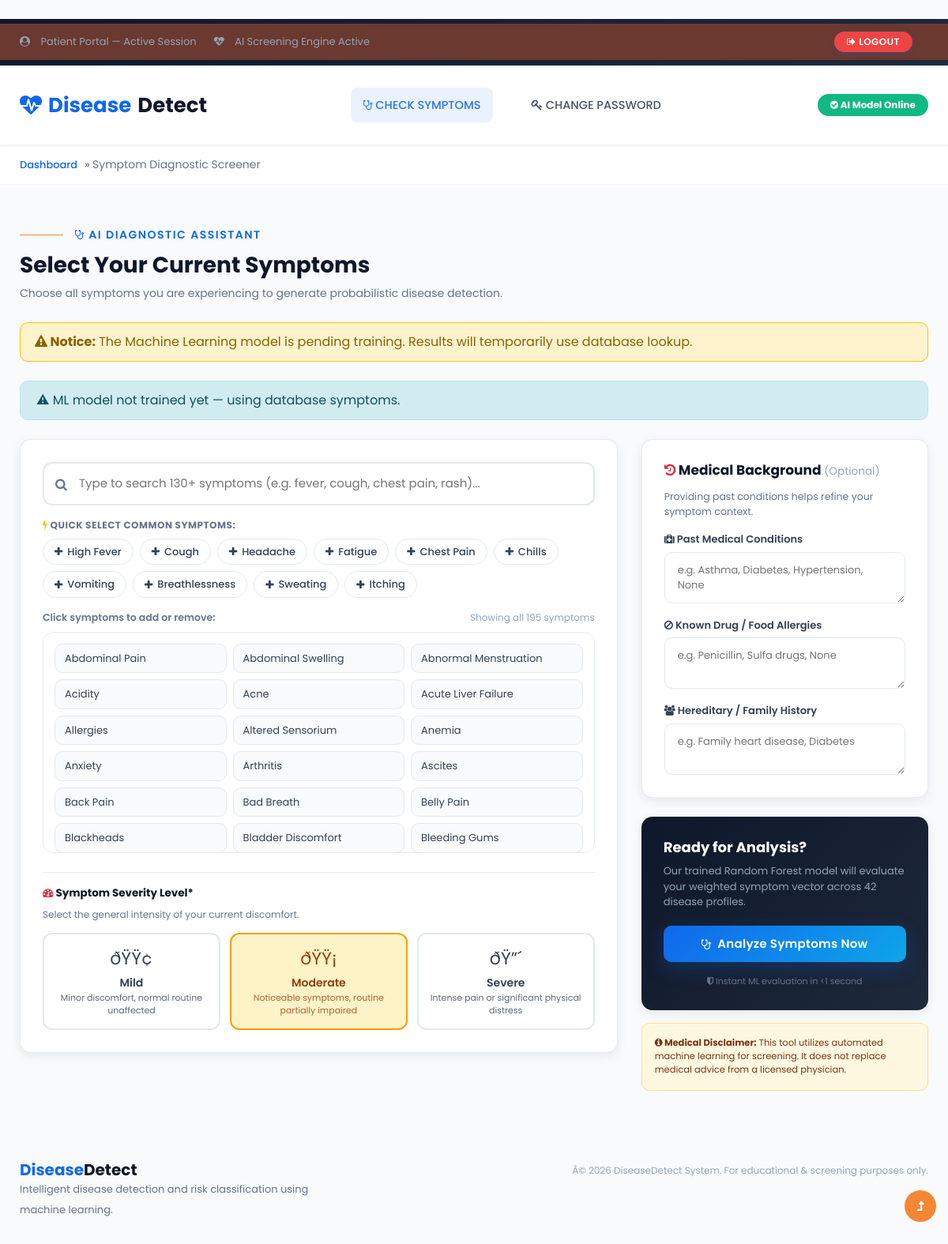
The page /checksymptoms (signed in) on the database its author committed.
### app/models.py (models this page shows)
class Symptom(models.Model):
    id = CompositeKey(columns=['name', 'speciality'])
    name = models.TextField()
    speciality = models.ForeignKey(Speciality, on_delete=models.RESTRICT)
    unique_together = (('name', 'speciality'),)
    class Meta:
        db_table = 'tblSymptom'

### app/views.py (the view)
def check_symptoms(request):
    if 'plogin' in request.session and request.session['plogin']:
        message  = ''
        symptoms = []
        try:
            if _ml_ready():
                from app.ml.predictor import get_model_info
                meta     = get_model_info()
                symptoms = sorted([s.replace("_", " ").title() for s in meta.get("all_symptoms", [])])
            else:
                db_syms  = Symptom.objects.all()
                symptoms = sorted(set(db_syms.values_list('name', flat=True)))
                message  = "⚠ ML model not trained yet — using database symptoms."
        except Exception as ex:
            message = str(ex)
        return render(request, 'patient/check_symptoms.html',
                      {'message': message, 'symptoms': symptoms, 'ml_ready': _ml_ready()})
    else:
        return redirect(login)

### app/views.py (called while the page is built)
def _ml_ready():
    model_path = os.path.join(settings.BASE_DIR, "app", "ml", "disease_model.pkl")
    return os.path.exists(model_path)

### templates/patient/check_symptoms.html (shortened to what this page needs)
﻿{% extends "patient/base.html" %}
{% block content %}
<nav id="breadcrumbs" class="breadcrumbs">
    <div class="container page-wrapper">
        <a href="/checksymptoms">Dashboard</a> &raquo; <span class="breadcrumb_last" aria-current="page">Symptom Diagnostic Screener</span>
    </div>
</nav>
<section class="py-5" style="background: #f8fafc; min-height: 85vh;">
    <div class="container">
        <div class="d-flex flex-wrap justify-content-between align-items-center mb-4">
            <div>
                <h6 class="sub-title"><i class="fa fa-stethoscope"></i> AI Diagnostic Assistant</h6>
                <h2 class="hny-title" style="font-size: 28px;">Select Your Current Symptoms</h2>
                <p style="color: #64748b; font-size: 14px; margin: 4px 0 0;">
                    Choose all symptoms you are experiencing to generate probabilistic disease detection.
                </p>
            </div>
        </div>
        {% if not ml_ready %}
        <div class="alert alert-warning mb-4" style="background: #fff3cd; border: 1px solid #ffc107; padding: 12px 18px; border-radius: 10px;">
            <strong><i class="fa fa-exclamation-triangle"></i> Notice:</strong> The Machine Learning model is pending training. Results will temporarily use database lookup.
        </div>
        {% endif %}
        {% if message %}
        <div class="alert alert-info mb-4" style="border-radius: 10px;">
            {{ message }}
        </div>
        {% endif %}
        <form method="post" action="/detected_diseases" id="symptom-form">
            <div class="row">
                <div class="col-lg-8 mb-4">
                    <div class="modern-card">
                        <div class="symptom-search-box">
                            <i class="fa fa-search search-icon"></i>
                            <input type="text" id="symptom-search" placeholder="Type to search 130+ symptoms (e.g. fever, cough, chest pain, rash)..." autocomplete="off">
                        </div>
                        <div class="mb-2">
                            <span style="font-size: 12px; font-weight: 700; text-transform: uppercase; letter-spacing: 0.5px; color: #64748b;">
                                <i class="fa fa-bolt text-warning"></i> Quick Select Common Symptoms:
                            </span>
                        </div>
                        <div class="symptom-quick-select mb-3">
                            <span class="quick-pill" data-symptom="High Fever"><i class="fa fa-plus"></i> High Fever</span>
                            <span class="quick-pill" data-symptom="Cough"><i class="fa fa-plus"></i> Cough</span>
                            <span class="quick-pill" data-symptom="Headache"><i class="fa fa-plus"></i> Headache</span>
                            <span class="quick-pill" data-symptom="Fatigue"><i class="fa fa-plus"></i> Fatigue</span>
                            <span class="quick-pill" data-symptom="Chest Pain"><i class="fa fa-plus"></i> Chest Pain</span>
                            <span class="quick-pill" data-symptom="Chills"><i class="fa fa-plus"></i> Chills</span>
                            <span class="quick-pill" data-symptom="Vomiting"><i class="fa fa-plus"></i> Vomiting</span>
                            <span class="quick-pill" data-symptom="Breathlessness"><i class="fa fa-plus"></i> Breathlessness</span>
                            <span class="quick-pill" data-symptom="Sweating"><i class="fa fa-plus"></i> Sweating</span>
                            <span class="quick-pill" data-symptom="Itching"><i class="fa fa-plus"></i> Itching</span>
                        </div>
                        <div class="d-flex justify-content-between align-items-center mb-2">
                            <span style="font-size: 12.5px; font-weight: 600; color: #64748b;">
                                Click symptoms to add or remove:
                            </span>
                            <span style="font-size: 12px; color: #94a3b8;" id="visible-count">Showing all {{ symptoms|length }} symptoms</span>
                        </div>
                        <div class="symptom-grid-container" id="symptoms-grid">
                            {% for symptom in symptoms %}
                            <div class="symptom-chip" data-symptom="{{ symptom }}" onclick="toggleSymptom('{{ symptom }}')">
                                <span class="chip-label">{{ symptom }}</span>
                            </div>
                            {% endfor %}
                        </div>
                        <div class="mt-4 pt-3" style="border-top: 1px solid #e2e8f0;">
                            <label style="font-size: 13.5px; font-weight: 700; color: #0f172a; margin-bottom: 4px;">
                                <i class="fa fa-tachometer text-primary"></i> Symptom Severity Level*
                            </label>
                            <p style="font-size: 12px; color: #64748b; margin-bottom: 10px;">Select the general intensity of your current discomfort.</p>
                            <div class="severity-options">
                                <div class="severity-card sev-low" onclick="setSeverity('low')" id="sev-card-low">
                                    <div class="sev-icon">ðŸŸ¢</div>
                                    <div class="sev-title">Mild</div>
                                    <div class="sev-desc">Minor discomfort, normal routine unaffected</div>
                                </div>
                                <div class="severity-card sev-moderate active" onclick="setSeverity('moderate')" id="sev-card-moderate">
                                    <div class="sev-icon">ðŸŸ¡</div>
                                    <div class="sev-title">Moderate</div>
                                    <div class="sev-desc">Noticeable symptoms, routine partially impaired</div>
                                </div>
                                <div class="severity-card sev-high" onclick="setSeverity('high')" id="sev-card-high">
                                    <div class="sev-icon">ðŸ”´</div>
                                    <div class="sev-title">Severe</div>
                                    <div class="sev-desc">Intense pain or significant physical distress</div>
                                </div>
                            </div>
                        </div>
                    </div>
                </div>
                <div class="col-lg-4">
                    <div class="modern-card mb-4">
                        <h5 style="color: #0f172a; font-weight: 700; font-size: 17px; margin-bottom: 14px;">
                            <i class="fa fa-history text-primary"></i> Medical Background <small style="color:#94a3b8;font-weight:400;">(Optional)</small>
                        </h5>
                        <p style="font-size: 12.5px; color: #64748b; line-height: 1.5; margin-bottom: 16px;">
                            Providing past conditions helps refine your symptom context.
                        </p>
                        <div class="form-group-modern">
                            <label><i class="fa fa-medkit"></i> Past Medical Conditions</label>
                            <textarea name="history" rows="2" placeholder="e.g. Asthma, Diabetes, Hypertension, None" style="font-size: 13px;"></textarea>
                        </div>
                        <div class="form-group-modern">
                            <label><i class="fa fa-ban"></i> Known Drug / Food Allergies</label>
                            <textarea name="allergies" rows="2" placeholder="e.g. Penicillin, Sulfa drugs, None" style="font-size: 13px;"></textarea>
                        </div>
                        <div class="form-group-modern mb-0">
                            <label><i class="fa fa-users"></i> Hereditary / Family History</label>
                            <textarea name="hp" rows="2" placeholder="e.g. Family heart disease, Diabetes" style="font-size: 13px;"></textarea>
                        </div>
                    </div>
                    <div class="modern-card" style="background: linear-gradient(135deg, #0f172a, #1e293b); color: white; border: none;">
                        <h5 style="font-weight: 700; font-size: 18px; margin-bottom: 10px; color: white;">
                            Ready for Analysis?
                        </h5>
                        <p style="font-size: 13px; color: #94a3b8; line-height: 1.5; margin-bottom: 20px;">
                            Our trained Random Forest model will evaluate your weighted symptom vector across 42 disease profiles.
                        </p>
                        <button type="submit" class="btn btn-modern-primary w-100 py-3" id="submit-btn" style="font-size: 16px;">
                            <i class="fa fa-stethoscope"></i> Analyze Symptoms Now
                        </button>
                        <div class="mt-3 text-center">
                            <small style="color: #64748b; font-size: 11px;">
                                <i class="fa fa-shield"></i> Instant ML evaluation in &lt;1 second
                            </small>
                        </div>
                    </div>
                    <div class="mt-3 p-3" style="background: #fff8e1; border: 1px solid #ffe082; border-radius: 10px; font-size: 11.5px; color: #78350f;">
                        <strong><i class="fa fa-info-circle"></i> Medical Disclaimer:</strong>
                        This tool utilizes automated machine learning for screening. It does not replace medical advice from a licensed physician.
                    </div>
                </div>
            </div>
        </form>
    </div>
</section>
{% endblock %}

### rows shown on the page
Symptom: name "Abdominal Pain"
Symptom: name "Abdominal Swelling"
Symptom: name "Abnormal Menstruation"
Symptom: name "Acidity"
Symptom: name "Acne"
Symptom: name "Acute Liver Failure"
Symptom: name "Allergies"
Symptom: name "Altered Sensorium"
Symptom: name "Anemia"
Symptom: name "Anxiety"
Symptom: name "Arthritis"
Symptom: name "Ascites"
Symptom: name "Bad Breath"
Symptom: name "Belly Pain"
Symptom: name "Blackheads"
Symptom: name "Bladder Discomfort"
Symptom: name "Bleeding Gums"

### other values the page prints
{{ message }} "⚠ ML model not trained yet — using database symptoms."
{{ symptoms|length }} "195"
{{ symptom }} "Back Pain"
